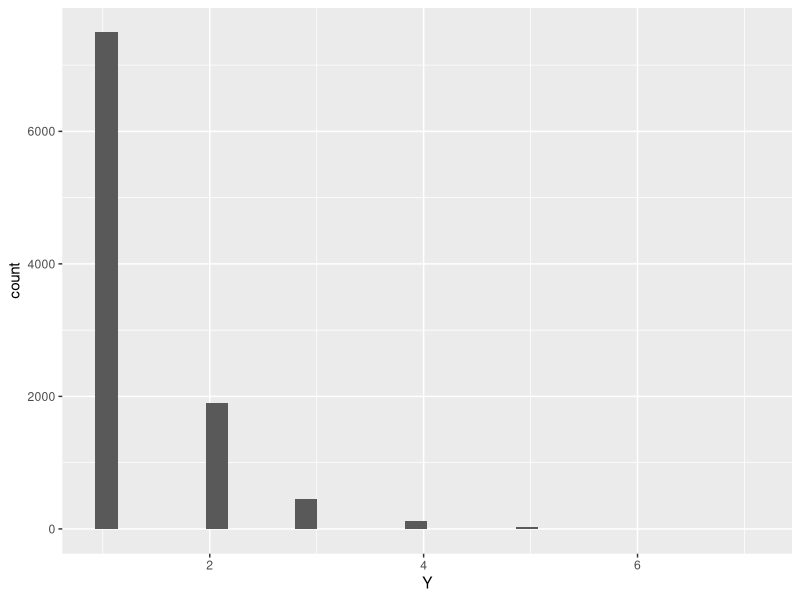
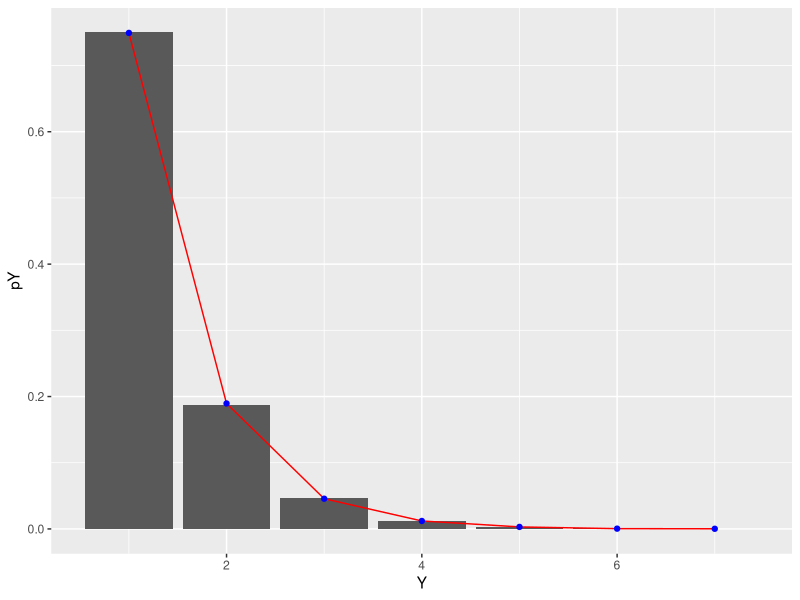

The R script that drew these images, in order:
## ---- chunk 1
knitr::opts_chunk$set(echo = TRUE)
## ---- chunk 2
library(tidyverse)
## ---- chunk 3
set.seed(437)
#initialize empty vector 
#will fill with the # of trials needed to reach first success
Y <- c()
for(i in 1:10000){
  #initialize the # of successes and # of trials to be 0
  num_successes <- 0
  trials <- 0
  
  #while # of successes remains 0,
  #generate a new observation x of a bernoulli random variable
  #update the number of trials
  #once x = TRUE, num_successes will be updated to 1
  #and while loop will end
  while(num_successes < 1){
    x <- rbernoulli(1, .75)
    num_successes <- num_successes + x
    trials <- trials + 1
  }
  
  #fill element i of the vector Y with the number of trials
  #it took to reach the first success
  Y[i] <- trials
  #for loop repeats this process 10,000 times
}

#place simulation results in a dataframe
sims_Y <- data.frame(Y)

#plot simulation results
ggplot(sims_Y, aes(x = Y)) +
  geom_histogram()
## ---- chunk 4
table(sims_Y)
## ---- chunk 5
table(sims_Y)/10000
## ---- chunk 6
#calculate the theoretical probabilities from the probability distribution
#create vector with all possible values of Y from the simulations
support_Y <- seq(1, max(Y))
support_Y
#probability of one success and y-1 failures
#calculated for each value of y in the support
pY <-  .75*(.25)^(support_Y-1)
pY
prob_dist_Y <- data.frame(Y = support_Y, 
                          pY)

#add a column with the simulated relative frequencies
prob_dist_Y$pY_sims <- table(sims_Y)/10000

prob_dist_Y

#plot the theoretical probabilites on top of the simulated distribution
ggplot(prob_dist_Y) +
  geom_col(aes(x = Y, y = pY)) +
  geom_line(aes(x = Y, y = pY_sims), color = "red") +
  geom_point(aes(x = Y, y = pY_sims), color = "blue")
